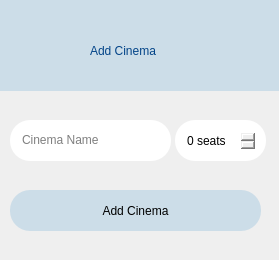
<?xml version="1.0" encoding="UTF-8"?>
<ui version="4.0">
 <class>MainWindow</class>
 <widget class="QMainWindow" name="MainWindow">
  <property name="geometry">
   <rect>
    <x>0</x>
    <y>0</y>
    <width>279</width>
    <height>260</height>
   </rect>
  </property>
  <property name="windowTitle">
   <string>MainWindow</string>
  </property>
  <widget class="QWidget" name="centralwidget">
   <widget class="QWidget" name="navigationBG" native="true">
    <property name="geometry">
     <rect>
      <x>0</x>
      <y>0</y>
      <width>351</width>
      <height>91</height>
     </rect>
    </property>
    <property name="styleSheet">
     <string notr="true">#navigationBG {
background-color: #ccdde8;

}

</string>
    </property>
    <widget class="QPushButton" name="logoutButton">
     <property name="geometry">
      <rect>
       <x>20</x>
       <y>550</y>
       <width>131</width>
       <height>41</height>
      </rect>
     </property>
     <property name="text">
      <string>Logout</string>
     </property>
     <property name="icon">
      <iconset>
       <normaloff>../img/logout.png</normaloff>../img/logout.png</iconset>
     </property>
     <property name="iconSize">
      <size>
       <width>40</width>
       <height>40</height>
      </size>
     </property>
     <property name="flat">
      <bool>true</bool>
     </property>
    </widget>
    <widget class="QLabel" name="systemLabel">
     <property name="geometry">
      <rect>
       <x>90</x>
       <y>15</y>
       <width>101</width>
       <height>71</height>
      </rect>
     </property>
     <property name="styleSheet">
      <string notr="true">#systemLabel {
font: 75 12pt &quot;MS Shell Dlg 2&quot;;
color: #034488;
}</string>
     </property>
     <property name="text">
      <string>Add Cinema</string>
     </property>
     <property name="alignment">
      <set>Qt::AlignLeading|Qt::AlignLeft|Qt::AlignVCenter</set>
     </property>
    </widget>
    <widget class="QPushButton" name="pushButton">
     <property name="geometry">
      <rect>
       <x>30</x>
       <y>20</y>
       <width>71</width>
       <height>51</height>
      </rect>
     </property>
     <property name="text">
      <string/>
     </property>
     <property name="icon">
      <iconset>
       <normaloff>../img/icon.png</normaloff>../img/icon.png</iconset>
     </property>
     <property name="iconSize">
      <size>
       <width>50</width>
       <height>50</height>
      </size>
     </property>
     <property name="flat">
      <bool>true</bool>
     </property>
    </widget>
   </widget>
   <widget class="QWidget" name="rect1" native="true">
    <property name="geometry">
     <rect>
      <x>10</x>
      <y>120</y>
      <width>161</width>
      <height>41</height>
     </rect>
    </property>
    <property name="styleSheet">
     <string notr="true">#rect1{
background-color: white;
border: 1px white;
border-radius: 20px;
}</string>
    </property>
    <widget class="QLineEdit" name="cinemaName">
     <property name="geometry">
      <rect>
       <x>10</x>
       <y>7</y>
       <width>141</width>
       <height>26</height>
      </rect>
     </property>
     <property name="styleSheet">
      <string notr="true">#cinemaName{
border: TRANSPARENT;
}</string>
     </property>
     <property name="placeholderText">
      <string>Cinema Name</string>
     </property>
    </widget>
   </widget>
   <widget class="QWidget" name="rect3" native="true">
    <property name="geometry">
     <rect>
      <x>175</x>
      <y>120</y>
      <width>91</width>
      <height>41</height>
     </rect>
    </property>
    <property name="styleSheet">
     <string notr="true">#rect3{
background-color: white;
border: 1px white;
border-radius: 20px;
}</string>
    </property>
    <widget class="QSpinBox" name="noOfTickets">
     <property name="geometry">
      <rect>
       <x>10</x>
       <y>10</y>
       <width>71</width>
       <height>22</height>
      </rect>
     </property>
     <property name="styleSheet">
      <string notr="true">#noOfTickets{
border: 1px white;
}</string>
     </property>
     <property name="suffix">
      <string> seats</string>
     </property>
     <property name="prefix">
      <string/>
     </property>
    </widget>
   </widget>
   <widget class="QPushButton" name="bookTicketButton">
    <property name="geometry">
     <rect>
      <x>10</x>
      <y>190</y>
      <width>251</width>
      <height>41</height>
     </rect>
    </property>
    <property name="cursor">
     <cursorShape>PointingHandCursor</cursorShape>
    </property>
    <property name="styleSheet">
     <string notr="true">#bookTicketButton{
background-color: #ccdde8;
border: 1px white;
border-radius: 20px;
}
#bookTicketButton:hover{
background-color: #ccdde8;
border: 1px black;
border-radius: 20px;
}</string>
    </property>
    <property name="text">
     <string>Add Cinema</string>
    </property>
   </widget>
  </widget>
 </widget>
 <resources/>
 <connections/>
</ui>
